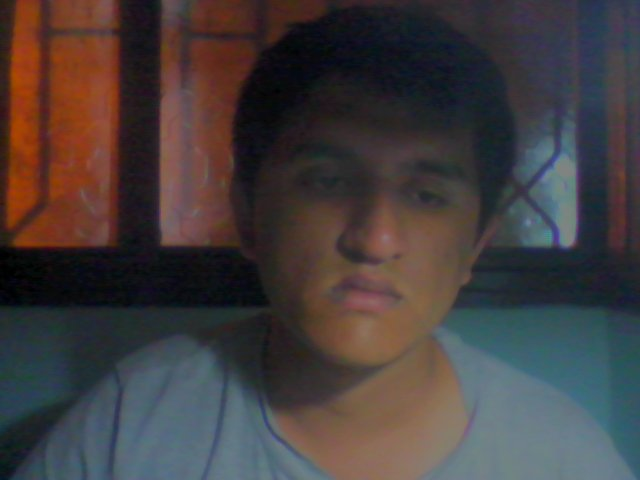
//> input picture Simulation test/Rectangle_detection/outimage.jpg, 640 x 480 px
$ ./main   (built with g++ and OpenCV 4)
//> lines starting //> are read from the running program, lines starting //| are printed output that depends on the picture; after the words box and inside, x2 and y2 are one past the last pixel; in counts of white or black regions, pixels touching at a corner belong together
#include "opencv2/highgui/highgui.hpp"
#include "opencv2/imgproc/imgproc.hpp"
#include <iostream>
#include <stdio.h>

using namespace cv;
int thresh = 24;
int max_thresh = 255;
RNG rng(12345);

/** @function main */
int main(int argc, char** argv)
{
  // std::cout << "Success1" << std::endl;
  Mat src, src_gray;

  /// Read the image
  src = imread("outimage.jpg", 1 );
//> src is the input picture: 480 rows x 640 cols, CV_8UC3; mean B, G, R 62, 61.8, 68.5
  //std::cout << "Success2" << std::endl;
  if( !src.data )
    { return -1; }
  //std::cout << "Success3" << std::endl;
  /// Convert it to gray
  cvtColor( src, src_gray, CV_BGR2GRAY );
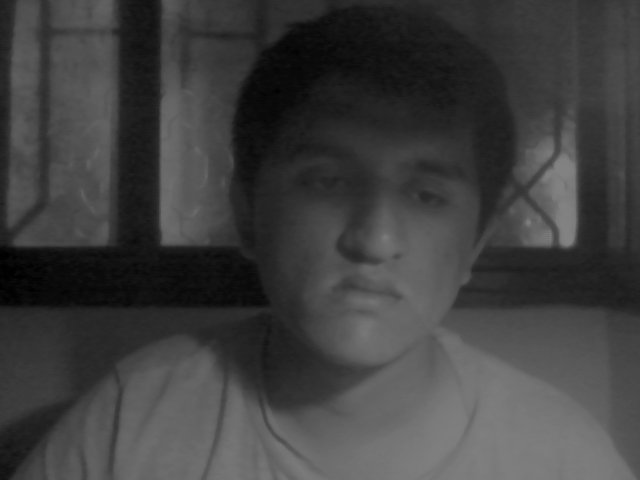
//> src_gray: 480 rows x 640 cols, CV_8UC1; min 0, max 133, mean 63.8

  Mat canny_output;
  vector<vector<Point> > contours;
  vector<Vec4i> hierarchy;

  /// Detect edges using canny
  Canny( src_gray, canny_output, thresh, thresh*2, 3 );
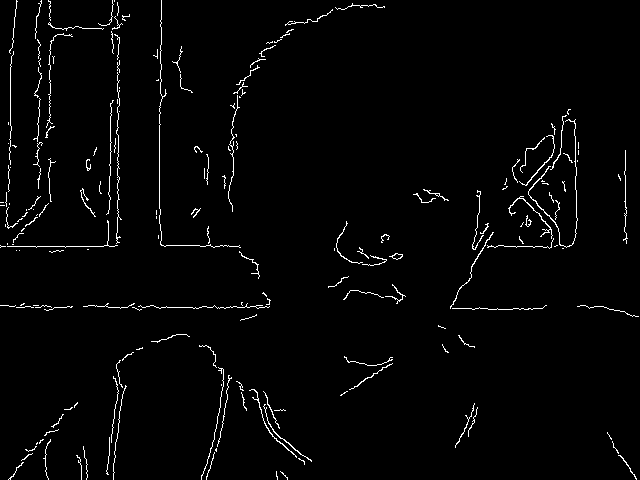
//> canny_output: 480 rows x 640 cols, CV_8UC1; 2.1% white in thin lines or dots
  /// Find contours
  findContours( canny_output, contours, hierarchy, CV_RETR_TREE, CV_CHAIN_APPROX_SIMPLE, Point(0, 0) );
//> contours = 200 contours, 192 with area under 20; largest, box (x1, y1, x2, y2) and area: (528, 119, 578, 248) 46, (389, 253, 403, 260) 42, (508, 196, 553, 239) 38, (392, 253, 403, 260) 36, (249, 389, 297, 458) 34, (263, 404, 312, 462) 30, (450, 232, 494, 309) 28, (519, 135, 555, 186) 28


  return contours.size();
}
